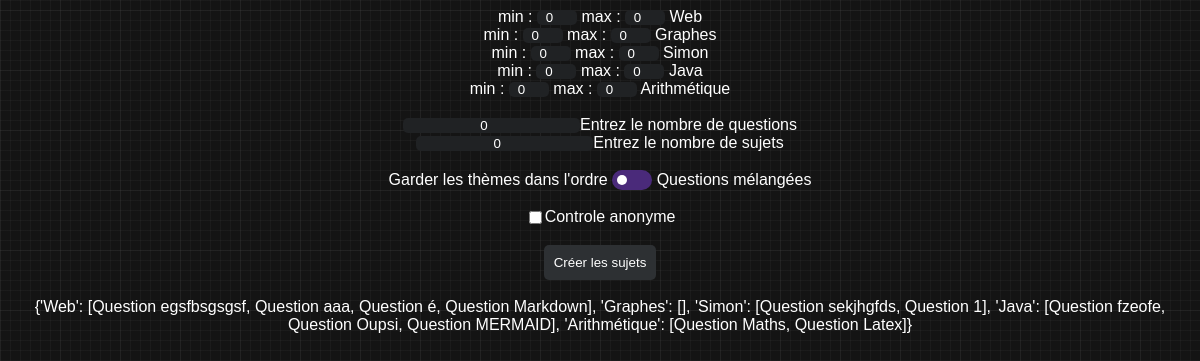
The page /controle on the database its author committed.
### wams/db.py (models this page shows)
class Etiquettes(db.Model):
    id = db.Column(db.String(), primary_key=True)

class question(db.Model):
    id = db.Column(db.Integer(), primary_key=True)
    Label = db.Column(db.String(), nullable =False)
    Etiquette = db.Column(db.String(), nullable =False)
    Question = db.Column(db.String(), nullable =False)
    Réponse1 = db.Column(db.String(), nullable =False)
    Réponse2 = db.Column(db.String(), nullable =True)
    Réponse3 = db.Column(db.String(), nullable =True)
    Réponse4 = db.Column(db.String(), nullable =True)
    bonne_reponse = db.Column(db.String())
    def __repr__(self):
        return f'Question {self.Label}'

### wams/routes.py (the view)
@app.route('/controle', methods=["GET", "POST"])
def controle():
    listeEtiquettes=[]
    dicoQuestionsParTag1={}
    for etiquette in Etiquettes.query.all():
        listeEtiquettes.append(etiquette.id)
        dicoQuestionsParTag1[etiquette.id]=[]
        for quest in question.query.all():
            if etiquette.id == quest.Etiquette.split(",")[0]:
                dicoQuestionsParTag1[etiquette.id].append(quest)
    print(dicoQuestionsParTag1)
    return render_template('controle.html', listeEtiquettes=listeEtiquettes, dicoQuestionsParTag1=dicoQuestionsParTag1)

### wams/templates/controle.html (shortened to what this page needs)
{% extends "base.html" %}
{% block content %}
{% for e in listeEtiquettes %}
min : <input type="number" name={{e}} class = "encadrementMin" min="0" step="1" max="{{dicoQuestionsParTag1[e] | length}}" placeholder="min" value="0"> max : <input id="max{{e}}" name={{e}} class="encadrementMax" type="number" min="0" step="1" max="{{dicoQuestionsParTag1[e] | length}}" placeholder="max" value="0"> {{e}}
    <br>
{% endfor %}
<br>
<input type="number" id="nbQuestions" min="0" value="0">Entrez le nombre de questions
<br>
<input type="number" id="nbSujets" min="0" value="0">Entrez le nombre de sujets
<br>
<br>
<label for="switchBoutonControle">Garder les thèmes dans l'ordre</label>
<input type="checkbox" id="BoutonControle" class="checkboxHidden"> <label id="switchBoutonControle" class="switchHidden"
      for="BoutonControle">Choix Controle </label> <label for="switchBoutonControle">Questions mélangées</label>
<br>
<br>
<input type="checkbox" id="controleAnonyme">Controle anonyme
<br>
<br>
<button id="submitSujets">Créer les sujets</button>
<br>
<br>
<div id="questionsParTag" data-questionParTag="{{dicoQuestionsParTag1}}">{{dicoQuestionsParTag1}}</div>
<br>
<br>
{% endblock %}

### wams/static/css/style.css (style rules this page uses)
* { text-align: center; vertical-align: middle; padding: 0; text-decoration: none; list-style: none; color: white; }
body { font-family: "Gill Sans", sans-serif; background-image: repeating-linear-gradient(90deg, hsla(57,0%,42%,0.09) 0px, hsla(57,0%,42%,0.09) 1px,transparent 1px, transparent 60px),repeating-linear-gradient(0deg, hsla(57,0%,42%,0.09) 0px, hsla(57,0%,42%,0.09) 1px,transparent 1px, transparent 60px),repeating-linear-gradient(0deg, hsla(57,0%,42%,0.09) 0px, hsla(57,0%,42%,0.09) 1px,transparent 1px, transparent 10px),repeating-linear-gradient(90deg, hsla(57,0%,42%,0.09) 0px, hsla(57,0%,42%,0.09) 1px,transparent 1px, transparent 10px),linear-gradient(90deg, rgb(20,20,20),rgb(20,20,20)); }
div { display: inline-block; width: auto; }
input { border-radius: 5px; border: none; background-color: #202224; color: white; }
button { border-radius: 5px; border: none; background-color: #2d3033; color: white; padding: 10px; transition: background-color 0.5s ease; cursor: pointer; }
label { color: white; }
#switchBoutonControle { cursor: pointer; text-indent: -9999px; width: 40px; height: 20px; background: #4a2a7a; display: inline-block; border-radius: 100px; position:relative; }
#switchBoutonValNum:after, #switchBoutonControle:after { content: ''; position: absolute; top: 5px; left: 5px; width: 10px; height: 10px; background: #fff; border-radius: 90px; transition: 0.3s; }

### rows shown on the page
Etiquettes: id "Web"
Etiquettes: Graphes "0", id "Graphes"
Etiquettes: id "Simon"
Etiquettes: id "Java"
Etiquettes: id "Arithmétique"
question: Label.Label "{'Web': [Question egsfbsgsgsf, Question aaa, Question é, Question Markdown], 'Graphes': [], 'Simon': [Question sekjhgfds, Question 1], 'Java': [Question fzeofe, Question Oupsi, Question MERMAID], 'Arithmétique': [Question Maths, Question Latex]}"
